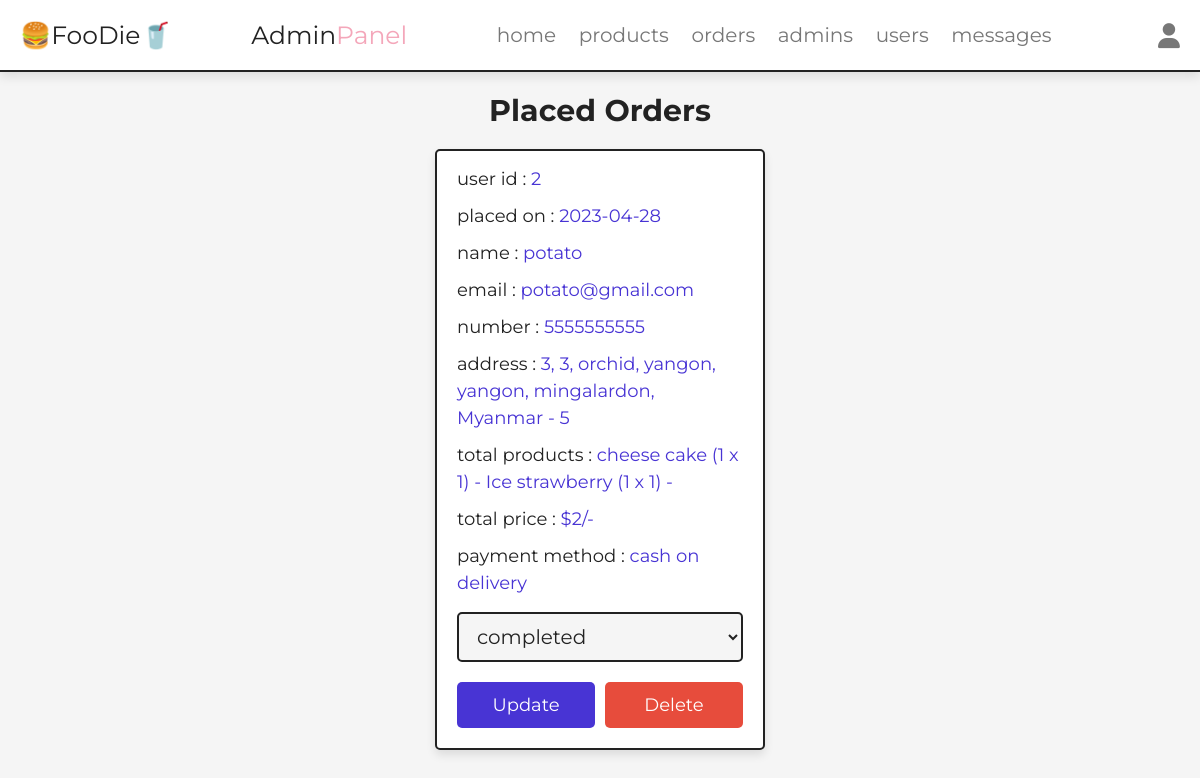
Before: /admin/placed_orders.php (signed in) with the older database file.
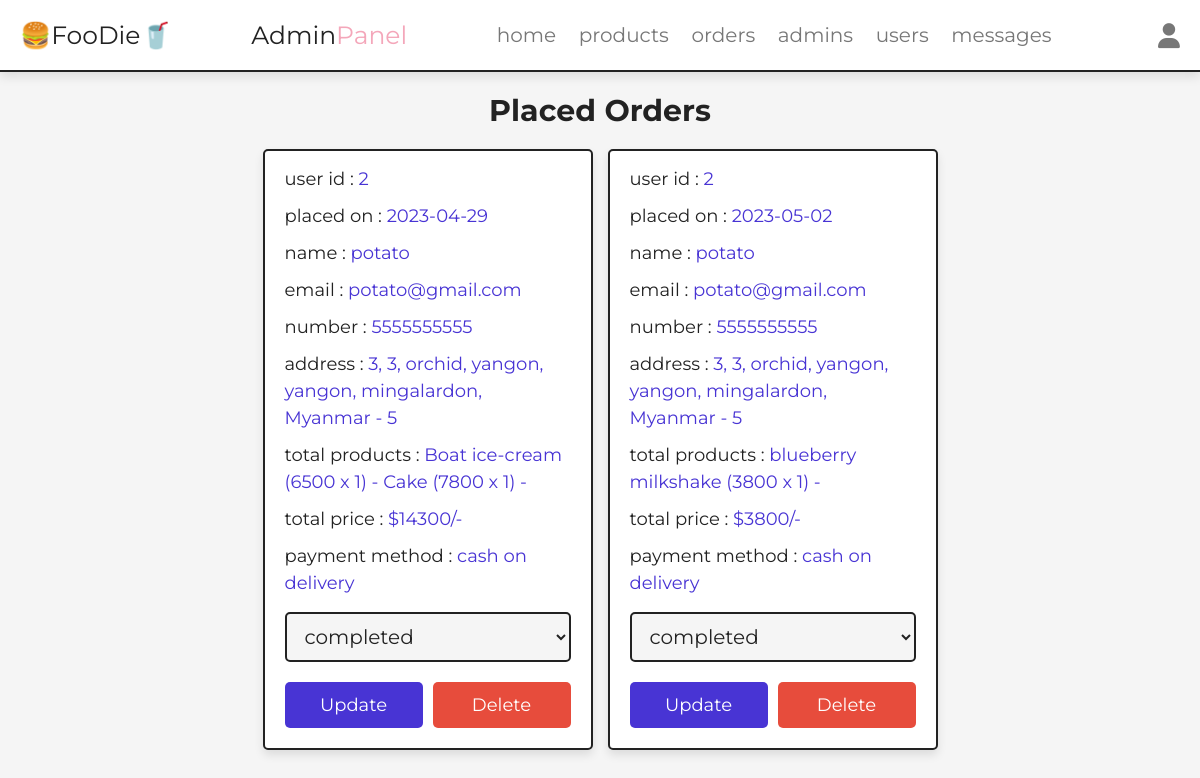
After: the same page with the newer database file.
### tables this page shows
CREATE TABLE `orders` (
  `id` int(100) NOT NULL,
  `user_id` int(100) NOT NULL,
  `name` varchar(20) NOT NULL,
  `number` varchar(10) NOT NULL,
  `email` varchar(50) NOT NULL,
  `method` varchar(50) NOT NULL,
  `address` varchar(500) NOT NULL,
  `total_products` varchar(1000) NOT NULL,
  `total_price` int(100) NOT NULL,
  `placed_on` date NOT NULL DEFAULT current_timestamp(),
  `payment_status` varchar(20) NOT NULL DEFAULT 'pending'
);

### admin/placed_orders.php (the view, shortened to what this page needs)
<?php
include '../components/connect.php';
?>
<!DOCTYPE html>
<html lang="en">
<head>
   <link rel="stylesheet" href="https://cdnjs.cloudflare.com/ajax/libs/font-awesome/6.1.1/css/all.min.css">
   <link rel="stylesheet" href="../css/admin_style.css">
</head>
<body>
<?php include '../components/admin_header.php' ?>
<section class="placed-orders">
   <h1 class="heading">placed orders</h1>
   <div class="box-container">
   <?php
      $select_orders = $conn->prepare("SELECT * FROM `orders`");
      $select_orders->execute();
      if($select_orders->rowCount() > 0){
         while($fetch_orders = $select_orders->fetch(PDO::FETCH_ASSOC)){
   ?>
   <div class="box">
      <p> user id : <span><?= $fetch_orders['user_id']; ?></span> </p>
      <p> placed on : <span><?= $fetch_orders['placed_on']; ?></span> </p>
      <p> name : <span><?= $fetch_orders['name']; ?></span> </p>
      <p> email : <span><?= $fetch_orders['email']; ?></span> </p>
      <p> number : <span><?= $fetch_orders['number']; ?></span> </p>
      <p> address : <span><?= $fetch_orders['address']; ?></span> </p>
      <p> total products : <span><?= $fetch_orders['total_products']; ?></span> </p>
      <p> total price : <span>$<?= $fetch_orders['total_price']; ?>/-</span> </p>
      <p> payment method : <span><?= $fetch_orders['method']; ?></span> </p>
      <form action="" method="POST">
         <select name="payment_status" class="drop-down">
            <option value="" selected disabled><?= $fetch_orders['payment_status']; ?></option>
         </select>
         <div class="flex-btn">
            <input type="submit" value="update" class="btn" name="update_payment">
            <a href="placed_orders.php?delete=<?= $fetch_orders['id']; ?>" class="delete-btn" onclick="return confirm('delete this order?');">delete</a>
         </div>
      </form>
   </div>
   <?php
      }
   }else{
      echo '<p class="empty">no orders placed yet!</p>';
   }
   ?>
   </div>
</section>
</body>
</html>

Changed rows visible on the page:
removed orders: user "2", placed_on "2023-04-28", name "potato", email "potato@gmail.com", number "5555555555", address "3, 3, orchid, yangon, yangon, mingalardon, Myanmar - 5", total_products "cheese cake (1 x 1) - Ice strawberry (1 x 1) -", total_price "2", method "cash on delivery", payment_status "completed"
added orders: user "2", placed_on "2023-04-29", name "potato", email "potato@gmail.com", number "5555555555", address "3, 3, orchid, yangon, yangon, mingalardon, Myanmar - 5", total_products "Boat ice-cream (6500 x 1) - Cake (7800 x 1) -", total_price "14300", method "cash on delivery", payment_status "completed"
added orders: user "2", placed_on "2023-05-02", name "potato", email "potato@gmail.com", number "5555555555", address "3, 3, orchid, yangon, yangon, mingalardon, Myanmar - 5", total_products "blueberry milkshake (3800 x 1) -", total_price "3800", method "cash on delivery", payment_status "completed"
